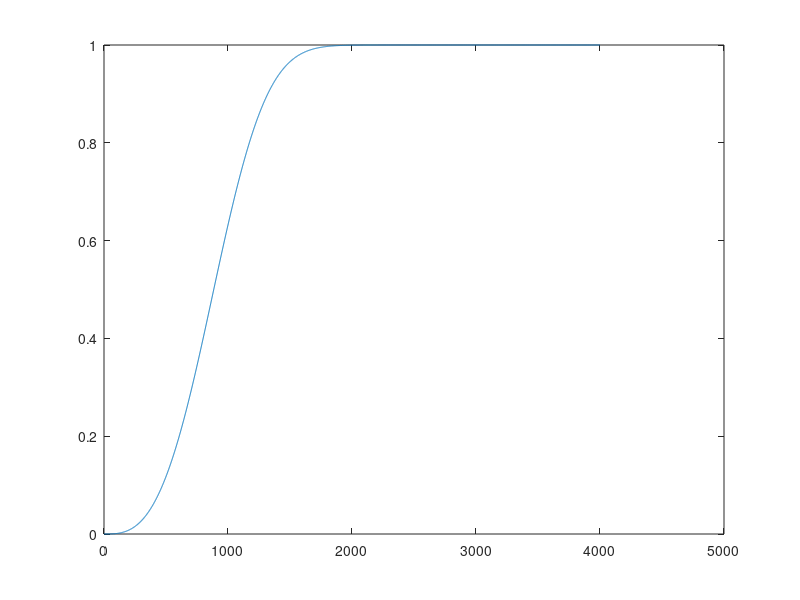

Reproduce this figure in MATLAB.
% bili=cumsum(hezi,1)./repmat(sum(hezi,1),720,1);
% weizhi_die=[];
% weizhi_die1 = zeros(24,1);
% timeHavingdata= [7 8 9 10 11 12 13 14 15 16 17 18 20 21 22];
% for m = 1:15
%    weizhi_die(m) = min(find(bili(:,m)>0.95));
%    weizhi_die1(timeHavingdata(m))= weizhi_die(m);
% end
% figure;
% 
% bar([0:23],weizhi_die1);
% axis([0 24 0 400]);

% y_con = fun1(a,[1:720]);
% plot([1:720],3*y_con.*exp(g_0(61:720+60)));hold on,plot(hezi(:,1)/sum(hezi(:,1)),'r');

A = 1;
C = 3;
K = 0.001;
t = [0:4000]+0.000001;
% plot(t,A./(1+C*exp(-K*t)));
plot(t,1-exp(-(K*t).^C));